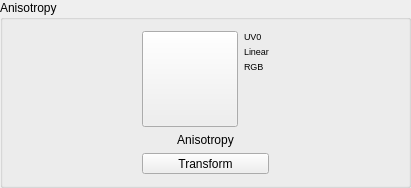
            <widget class="QGroupBox" name="grpAnisotropy">
             <property name="title">
              <string>Anisotropy</string>
             </property>
             <layout class="QHBoxLayout" name="horizontalLayout_14">
              <item>
               <spacer name="horizontalSpacer_34">
                <property name="orientation">
                 <enum>Qt::Orientation::Horizontal</enum>
                </property>
                <property name="sizeHint" stdset="0">
                 <size>
                  <width>128</width>
                  <height>20</height>
                 </size>
                </property>
               </spacer>
              </item>
              <item>
               <layout class="QVBoxLayout" name="verticalLayout_5">
                <item>
                 <layout class="QHBoxLayout" name="horizontalLayoutAnisotropyPreview">
                  <property name="spacing">
                   <number>6</number>
                  </property>
                  <item>
                   <widget class="QPushButton" name="btnAnisotropyColorTex">
                    <property name="minimumSize">
                     <size>
                      <width>96</width>
                      <height>96</height>
                     </size>
                    </property>
                    <property name="maximumSize">
                     <size>
                      <width>96</width>
                      <height>96</height>
                     </size>
                    </property>
                    <property name="acceptDrops">
                     <bool>true</bool>
                    </property>
                    <property name="toolTip">
                     <string>Load/Replace Anisotropy</string>
                    </property>
                    <property name="text">
                     <string/>
                    </property>
                    <property name="iconSize">
                     <size>
                      <width>90</width>
                      <height>90</height>
                     </size>
                    </property>
                   </widget>
                  </item>
                  <item>
                   <layout class="QVBoxLayout" name="verticalLayoutAnisotropyMeta">
                    <property name="spacing">
                     <number>4</number>
                    </property>
                    <item>
                     <widget class="QLabel" name="lblAnisotropyMetaUV">
                      <property name="font">
                       <font>
                        <pointsize>7</pointsize>
                       </font>
                      </property>
                      <property name="text">
                       <string>UV0</string>
                      </property>
                     </widget>
                    </item>
                    <item>
                     <widget class="QLabel" name="lblAnisotropyMetaColorSpace">
                      <property name="font">
                       <font>
                        <pointsize>7</pointsize>
                       </font>
                      </property>
                      <property name="text">
                       <string>Linear</string>
                      </property>
                     </widget>
                    </item>
                    <item>
                     <widget class="QLabel" name="lblAnisotropyMetaPacking">
                      <property name="font">
                       <font>
                        <pointsize>7</pointsize>
                       </font>
                      </property>
                      <property name="text">
                       <string>RGB</string>
                      </property>
                     </widget>
                    </item>
                    <item>
                     <spacer name="verticalSpacerAnisotropyMeta">
                      <property name="orientation">
                       <enum>Qt::Orientation::Vertical</enum>
                      </property>
                      <property name="sizeHint" stdset="0">
                       <size>
                        <width>20</width>
                        <height>40</height>
                       </size>
                      </property>
                     </spacer>
                    </item>
                   </layout>
                  </item>
                 </layout>
                </item>
                <item>
                 <widget class="QLabel" name="lblAnisotropyColor">
                  <property name="text">
                   <string>Anisotropy</string>
                  </property>
                  <property name="alignment">
                   <set>Qt::AlignmentFlag::AlignCenter</set>
                  </property>
                 </widget>
                </item>
                <item>
                 <widget class="QToolButton" name="toolButtonAnisotropyTexTrsf">
                  <property name="sizePolicy">
                   <sizepolicy hsizetype="Preferred" vsizetype="Fixed">
                    <horstretch>0</horstretch>
                    <verstretch>0</verstretch>
                   </sizepolicy>
                  </property>
                  <property name="toolTip">
                   <string>Open UV transform controls (offset/scale/rotation)
for this texture</string>
                  </property>
                  <property name="text">
                   <string>Transform</string>
                  </property>
                 </widget>
                </item>
               </layout>
              </item>
              <item>
               <spacer name="horizontalSpacer_35">
                <property name="orientation">
                 <enum>Qt::Orientation::Horizontal</enum>
                </property>
                <property name="sizeHint" stdset="0">
                 <size>
                  <width>128</width>
                  <height>20</height>
                 </size>
                </property>
               </spacer>
              </item>
             </layout>
            </widget>
